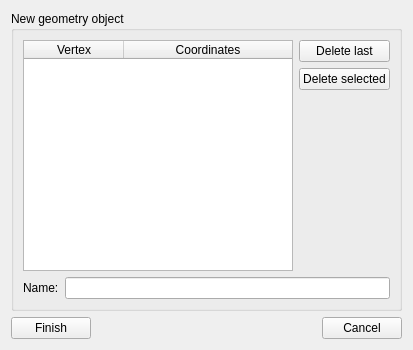
<?xml version="1.0" encoding="UTF-8"?>
<ui version="4.0">
 <class>SVPropVertexListWidget</class>
 <widget class="QWidget" name="SVPropVertexListWidget">
  <property name="geometry">
   <rect>
    <x>0</x>
    <y>0</y>
    <width>413</width>
    <height>350</height>
   </rect>
  </property>
  <property name="windowTitle">
   <string>Form</string>
  </property>
  <layout class="QGridLayout" name="gridLayout_2">
   <item row="0" column="0" colspan="3">
    <widget class="QGroupBox" name="groupBox">
     <property name="title">
      <string>New geometry object</string>
     </property>
     <layout class="QGridLayout" name="gridLayout">
      <item row="2" column="1">
       <widget class="QPushButton" name="pushButtonDeleteSelected">
        <property name="text">
         <string>Delete selected</string>
        </property>
       </widget>
      </item>
      <item row="3" column="1">
       <spacer name="verticalSpacer">
        <property name="orientation">
         <enum>Qt::Vertical</enum>
        </property>
        <property name="sizeHint" stdset="0">
         <size>
          <width>20</width>
          <height>216</height>
         </size>
        </property>
       </spacer>
      </item>
      <item row="1" column="1">
       <widget class="QPushButton" name="pushButtonDeleteLast">
        <property name="text">
         <string>Delete last</string>
        </property>
       </widget>
      </item>
      <item row="1" column="0" rowspan="3">
       <widget class="QTableWidget" name="tableWidgetVertexes">
        <property name="minimumSize">
         <size>
          <width>250</width>
          <height>0</height>
         </size>
        </property>
        <property name="alternatingRowColors">
         <bool>true</bool>
        </property>
        <property name="selectionMode">
         <enum>QAbstractItemView::SingleSelection</enum>
        </property>
        <property name="selectionBehavior">
         <enum>QAbstractItemView::SelectRows</enum>
        </property>
        <attribute name="horizontalHeaderStretchLastSection">
         <bool>true</bool>
        </attribute>
        <attribute name="verticalHeaderVisible">
         <bool>false</bool>
        </attribute>
        <column>
         <property name="text">
          <string>Vertex</string>
         </property>
        </column>
        <column>
         <property name="text">
          <string>Coordinates</string>
         </property>
        </column>
       </widget>
      </item>
      <item row="4" column="0" colspan="2">
       <layout class="QHBoxLayout" name="horizontalLayout">
        <item>
         <widget class="QLabel" name="label">
          <property name="text">
           <string>Name:</string>
          </property>
         </widget>
        </item>
        <item>
         <widget class="QLineEdit" name="lineEditName"/>
        </item>
       </layout>
      </item>
     </layout>
    </widget>
   </item>
   <item row="1" column="0">
    <widget class="QPushButton" name="pushButtonFinish">
     <property name="text">
      <string>Finish</string>
     </property>
    </widget>
   </item>
   <item row="1" column="1">
    <spacer name="horizontalSpacer">
     <property name="orientation">
      <enum>Qt::Horizontal</enum>
     </property>
     <property name="sizeHint" stdset="0">
      <size>
       <width>177</width>
       <height>20</height>
      </size>
     </property>
    </spacer>
   </item>
   <item row="1" column="2">
    <widget class="QPushButton" name="pushButtonCancel">
     <property name="text">
      <string>Cancel</string>
     </property>
    </widget>
   </item>
  </layout>
 </widget>
 <resources/>
 <connections/>
</ui>
